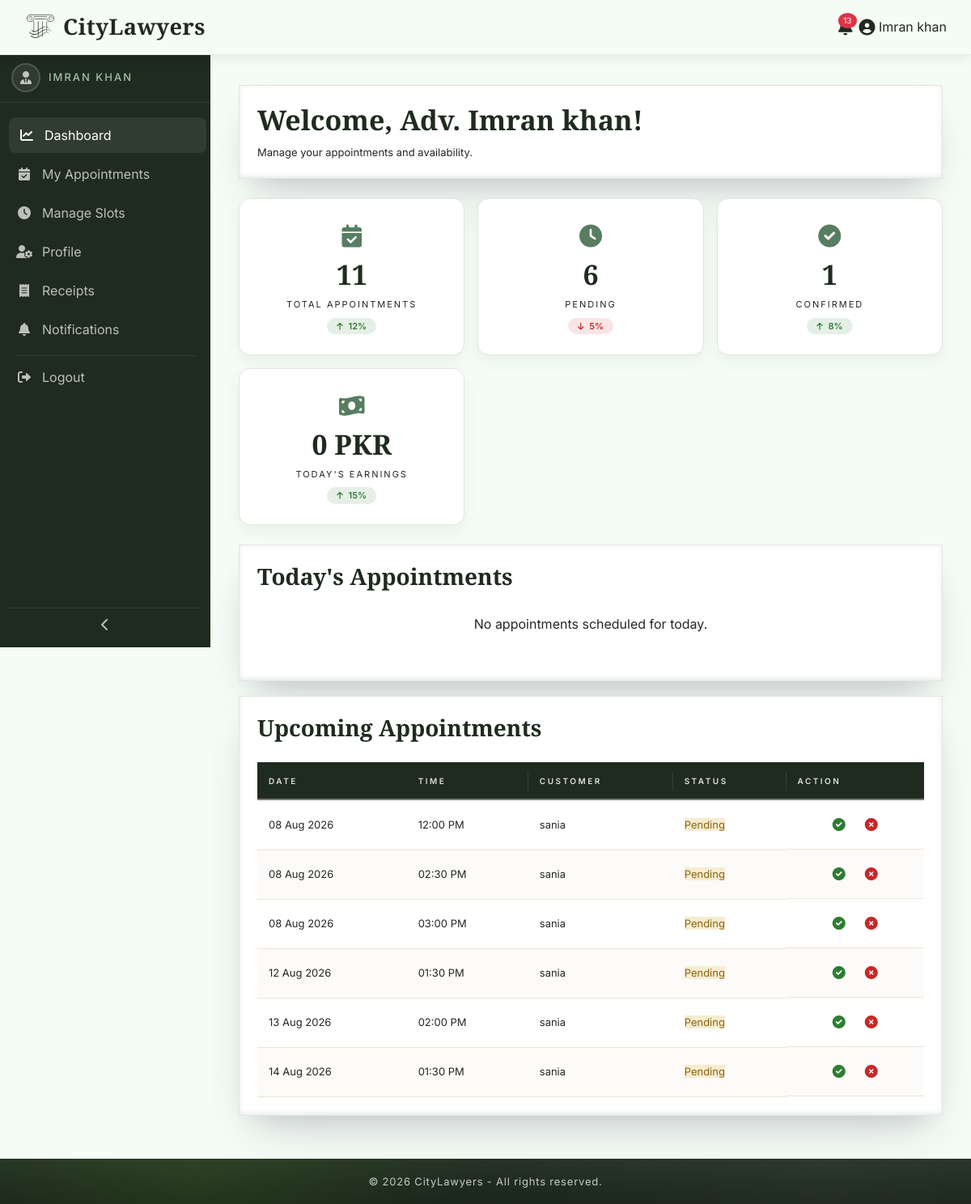
Screenshot of /lawyer/index.php (signed in) with the database file from the repository.
### tables this page shows
CREATE TABLE `appointments` (
  `id` int(11) NOT NULL,
  `lawyer_id` int(11) NOT NULL,
  `customer_id` int(11) NOT NULL,
  `slot_id` int(11) DEFAULT NULL,
  `appointment_date` date NOT NULL,
  `appointment_time` time NOT NULL,
  `status` enum('pending','confirmed','completed','cancelled') DEFAULT 'pending',
  `booking_message` text DEFAULT NULL,
  `created_at` timestamp NOT NULL DEFAULT current_timestamp(),
  `is_rescheduled` tinyint(1) DEFAULT 0,
  `original_date` date DEFAULT NULL,
  `original_time` time DEFAULT NULL,
  `reschedule_count` int(11) DEFAULT 0
);

CREATE TABLE `customers` (
  `id` int(11) NOT NULL,
  `name` varchar(100) NOT NULL,
  `email` varchar(100) NOT NULL,
  `password` varchar(255) NOT NULL,
  `phone` varchar(20) DEFAULT NULL,
  `address` text DEFAULT NULL,
  `city` varchar(50) DEFAULT NULL,
  `reg_date` date DEFAULT NULL,
  `status` enum('active','inactive') DEFAULT 'active'
);

### lawyer/index.php (the view, shortened to what this page needs)
<?php
require_once '../includes/config.php';
$lawyer_id = $_SESSION['lawyer_id'];
$lawyer_name = $_SESSION['lawyer_name'];
$totalStmt = $conn->prepare("SELECT COUNT(*) as count FROM appointments WHERE lawyer_id = ?");
$totalStmt->execute([$lawyer_id]);
$total = $totalStmt->fetch(PDO::FETCH_ASSOC)['count'];
$pendingStmt = $conn->prepare("SELECT COUNT(*) as count FROM appointments WHERE lawyer_id = ? AND status = 'pending'");
$pendingStmt->execute([$lawyer_id]);
$pending = $pendingStmt->fetch(PDO::FETCH_ASSOC)['count'];
$confirmedStmt = $conn->prepare("SELECT COUNT(*) as count FROM appointments WHERE lawyer_id = ? AND status = 'confirmed'");
$confirmedStmt->execute([$lawyer_id]);
$confirmed = $confirmedStmt->fetch(PDO::FETCH_ASSOC)['count'];
$earningsStmt = $conn->prepare("
    SELECT SUM(l.fees) as total
    FROM appointments a
    JOIN lawyers l ON a.lawyer_id = l.id
    WHERE a.lawyer_id = ?
      AND a.status = 'completed'
      AND a.appointment_date = CURDATE()
");
$earningsStmt->execute([$lawyer_id]);
$today_earnings = $earningsStmt->fetch(PDO::FETCH_ASSOC)['total'] ?? 0;
$todaySql = "
    SELECT a.*, c.name as customer_name
    FROM appointments a
    JOIN customers c ON a.customer_id = c.id
    WHERE a.lawyer_id = :lawyer_id
      AND a.appointment_date = CURDATE()
    ORDER BY a.appointment_time ASC
";
$todayStmt = $conn->prepare($todaySql);
$todayStmt->execute([':lawyer_id' => $lawyer_id]);
$today_appointments = $todayStmt->fetchAll(PDO::FETCH_ASSOC);
$upcomingSql = "
    SELECT a.*, c.name as customer_name
    FROM appointments a
    JOIN customers c ON a.customer_id = c.id
    WHERE a.lawyer_id = :lawyer_id
      AND a.appointment_date >= CURDATE()
      AND a.status IN ('pending', 'confirmed')
    ORDER BY a.appointment_date ASC, a.appointment_time ASC
    LIMIT 10
";
$upcomingStmt = $conn->prepare($upcomingSql);
$upcomingStmt->execute([':lawyer_id' => $lawyer_id]);
$upcoming = $upcomingStmt->fetchAll(PDO::FETCH_ASSOC);
include '../includes/header.php';
?>
<link rel="stylesheet" href="<?php echo BASE_URL; ?>assets/css/dashboard.css">
<link rel="stylesheet" href="<?php echo BASE_URL; ?>assets/css/tables.css">
<link rel="stylesheet" href="<?php echo BASE_URL; ?>assets/css/sidebar.css">
<div class="dashboard-wrapper">
    <?php include '../includes/dashboard-sidebar.php'; ?>
    <div class="main-content">
        <div class="dashboard-card">
            <h2 class="dashboard-title">Welcome, Adv. <?php echo htmlspecialchars($lawyer_name); ?>!</h2>
            <p class="dashboard-subtitle">Manage your appointments and availability.</p>
        </div>
        <div class="stats-grid">
            <div class="stat-box">
                <span class="stat-icon"><i class="fas fa-calendar-check"></i></span>
                <h3><?php echo $total; ?></h3>
                <p>Total Appointments</p>
                <div class="stat-trend up">
                    <i class="fas fa-arrow-up"></i> 12%
                </div>
            </div>
            <div class="stat-box">
                <span class="stat-icon"><i class="fas fa-clock"></i></span>
                <h3><?php echo $pending; ?></h3>
                <p>Pending</p>
                <div class="stat-trend down">
                    <i class="fas fa-arrow-down"></i> 5%
                </div>
            </div>
            <div class="stat-box">
                <span class="stat-icon"><i class="fas fa-check-circle"></i></span>
                <h3><?php echo $confirmed; ?></h3>
                <p>Confirmed</p>
                <div class="stat-trend up">
                    <i class="fas fa-arrow-up"></i> 8%
                </div>
            </div>
            <div class="stat-box">
                <span class="stat-icon"><i class="fas fa-money-bill-wave"></i></span>
                <h3><?php echo number_format($today_earnings); ?> PKR</h3>
                <p>Today's Earnings </p>
                <div class="stat-trend up">
                    <i class="fas fa-arrow-up"></i> 15%
                </div>
            </div>
        </div>
        <div class="dashboard-card">
            <h3 class="dashboard-title" style="font-size:28px;">Today's Appointments</h3>
            <?php if (count($today_appointments) > 0): ?>
                <div class="table-wrap">
                    <table class="dashboard-table">
                        <thead>
                            <tr>
                                <th>Time</th>
                                <th>Customer</th>
                                <th>Status</th>
                                <th>Action</th>
                            </tr>
                        </thead>
                        <tbody>
                            <?php foreach ($today_appointments as $row): ?>
                                <tr>
                                    <td><?php echo date('h:i A', strtotime($row['appointment_time'])); ?></td>
                                    <td><?php echo htmlspecialchars($row['customer_name']); ?></td>
                                    <td>
                                        <span class="status status-<?php echo $row['status']; ?>">
                                            <?php echo ucfirst($row['status']); ?>
                                        </span>
                                    </td>
                                    <td class="action-btn-group">
                                        <?php if ($row['status'] == 'pending'): ?>
                                             <a href="appointments.php?confirm=<?php echo $row['id']; ?>"
                                                class="action-icon approve"
                                                data-tooltip="Confirm"
                                                onclick="return confirm('Confirm this appointment?')">
                                                 <i class="fas fa-check-circle"></i>
                                             </a>
                                        <?php elseif ($row['status'] == 'confirmed'): ?>
                                             <a href="appointments.php?complete=<?php echo $row['id']; ?>"
                                                class="action-icon complete"
                                                data-tooltip="Complete"
                                                onclick="return confirm('Mark as completed?')">
                                                 <i class="fas fa-check-double"></i>
                                             </a>
                                        <?php else: ?>
                                            —
                                        <?php endif; ?>
                                    </td>
                                </tr>
                            <?php endforeach; ?>
                        </tbody>
                    </table>
                </div>
            <?php else: ?>
                <p class="no-data">No appointments scheduled for today.</p>
            <?php endif; ?>
        </div>
        <div class="dashboard-card">
            <h3 class="dashboard-title" style="font-size:28px;">Upcoming Appointments</h3>
            <?php if (count($upcoming) > 0): ?>
                <div class="table-wrap">
                    <table class="dashboard-table">
                        <thead>
                            <tr>
                                <th>Date</th>
                                <th>Time</th>
                                <th>Customer</th>
                                <th>Status</th>
                                <th>Action</th>
                            </tr>
                        </thead>
                        <tbody>
                            <?php foreach ($upcoming as $row): ?>
                                <tr>
                                    <td><?php echo date('d M Y', strtotime($row['appointment_date'])); ?></td>
                                    <td><?php echo date('h:i A', strtotime($row['appointment_time'])); ?></td>
                                    <td><?php echo htmlspecialchars($row['customer_name']); ?></td>
                                    <td>
                                        <span class="status status-<?php echo $row['status']; ?>">
                                            <?php echo ucfirst($row['status']); ?>
                                        </span>
                                    </td>
                                    <td class="action-btn-group" >
                                     <div class="action-icons ">
                                         <?php if ($row['status'] == 'pending'): ?>
                                             <a href="appointments.php?confirm=<?php echo $row['id']; ?>"
                                                class="action-icon approve"
                                                data-tooltip="Confirm"
                                                onclick="return confirm('Confirm this appointment?')">
                                                 <i class="fas fa-check-circle"></i>
                                             </a>
                                              <a href="appointments.php?cancel=<?php echo $row['id']; ?>"
                                                 class="action-icon reject"
                                                 data-tooltip="Cancel"
                                                 onclick="return confirm('Cancel this appointment?')">
                                                  <i class="fas fa-times-circle"></i>
                                              </a>
                                         <?php else: ?>
                                             <span class="no-action">—</span>
                                         <?php endif; ?>
                                     </div>
                                 </td>
                                </tr>
                            <?php endforeach; ?>
                        </tbody>
                    </table>
                </div>
            <?php else: ?>
                <p class="no-data">No upcoming appointments.</p>
            <?php endif; ?>
        </div>
    </div>
</div>
<?php include '../includes/dashboard-footer.php'; ?>

### assets/css/global.css (style rules this page uses)
:root { --primary-color: #1F2B1F; --accent-color: #2F5D3A; --sidebar-light: #445544; --secondary-color: #F5FBF5; --surface-color: #FFFFFF; --surface-alt: #F7F8F6; --charcoal-black: #171C17; --charcoal-light: #232A23; --text-dark: #232823; --text-gray: rgba(255,255,255,.75); --text-muted: #98A09A; --text-white: #FFFFFF; --muted-white: #E9ECE8; --icon-gray: #BFC6BF; --border-color: #E1E6E1; --border-light: #EFF2EF; --border-soft: 1px solid rgba(142,247,43,.18); --card-radius: 14px; --white: #FFFFFF; --success: #2F7D32; --warning: #9A6A14; --danger: #B23B3B; --info: #2E5C86; --status-pending-bg: #F7ECD1; --status-pending-text: #8C650F; --status-approved-bg: #DDECDC; --status-approved-text: #2F6A33; --status-rejected-bg: #F3DEDE; --status-rejected-text: #9A3737; --status-confirmed-bg: #DDECDC; --status-confirmed-text: #2F6A33; --status-completed-bg: #DFE9F5; --status-completed-text: #2E5C86; --status-cancelled-bg: #F3DEDE; --status-cancelled-text: #9A3737; --btn-primary-bg: var(--primary-color); --btn-primary-hover: #172117; --btn-accent-bg: var(--accent-color); --btn-accent-hover: #23482D; --btn-approve-bg: #2F7D32; --btn-reject-bg: #B23B3B; --btn-delete-bg: #232823; --btn-delete-text: #E1E6E1; --btn-text: #FFFFFF; --shadow-sm: 0 8px 20px rgba(0,0,0,.05); --shadow-md: 0 18px 35px rgba(0,0,0,.10); --shadow-lg: rgba(50,50,93,.18) 0 30px 60px -20px, rgba(0,0,0,.14) 0 18px 35px -18px, rgba(10,37,64,.10) 0 -2px 6px inset; --shadow-hover: 0 45px 80px rgba(0,0,0,.22), 0 18px 40px rgba(0,0,0,.12), 0 30px 55px rgba(0,0,0,.14); --shadow-green-strong: 0 20px 60px rgba(47, 93, 58, 0.30), 0 10px 30px rgba(31, 43, 31, 0.12), 0 0 80px rgba(47, 93, 58, 0.08); --transition-fast: .25s ease; --transition: .4s ease; --transition-slow: .55s cubic-bezier(.2,.8,.2,1); --gradient-overlay: radial-gradient( circle at center, rgba(38, 85, 38, 0) 0%, rgba(18,30,18,.70) 45%, rgba(6,8,6,.92) 100% ); --sidebar-gradient: linear-gradient( 180deg, var(--charcoal-black) 0%, #263326 35%, var(--primary-color) 75%, #314931 100% ); }
* { margin: 0; padding: 0; box-sizing: border-box; }
html { scroll-behavior: smooth; }
body { font-family: 'Inter', sans-serif; background: var(--secondary-color); color: var(--text-dark); overflow-x: hidden; padding-top: 74px; }
h1, h2, h3, h4, h5, h6 { font-family: 'Cormorant Garamond', serif; font-weight: 600; }
a { text-decoration: none; }

### assets/css/sidebar.css (style rules this page uses)
:root { --sidebar-width: 260px; --sidebar-collapsed: 70px; --sidebar-bg: var(--primary-color); --sidebar-hover: rgba(255,255,255,.08); --text-muted: rgba(255,255,255,.7); --text-active: #fff; }

### rows the page displays
appointments: appointment_date "08 Aug 2026", appointment_time "12:00 PM", customer.name "sania", status "Pending"
appointments: appointment_date "08 Aug 2026", appointment_time "02:30 PM", customer.name "sania", status "Pending"
appointments: appointment_date "08 Aug 2026", appointment_time "03:00 PM", customer.name "sania", status "Pending"
appointments: appointment_date "12 Aug 2026", appointment_time "01:30 PM", customer.name "sania", status "Pending"
appointments: appointment_date "13 Aug 2026", appointment_time "02:00 PM", customer.name "sania", status "Pending"
appointments: appointment_date "14 Aug 2026", appointment_time "01:30 PM", customer.name "sania", status "Pending"

### other values shown
SITE_NAME "CityLawyers"
$unread_count "13"
$user_name "Imran khan"
$user_name "IMRAN KHAN"
$lawyer_name "Imran khan"
$total "11"
$pending "6"
$confirmed "1"
$today_earnings "0"
